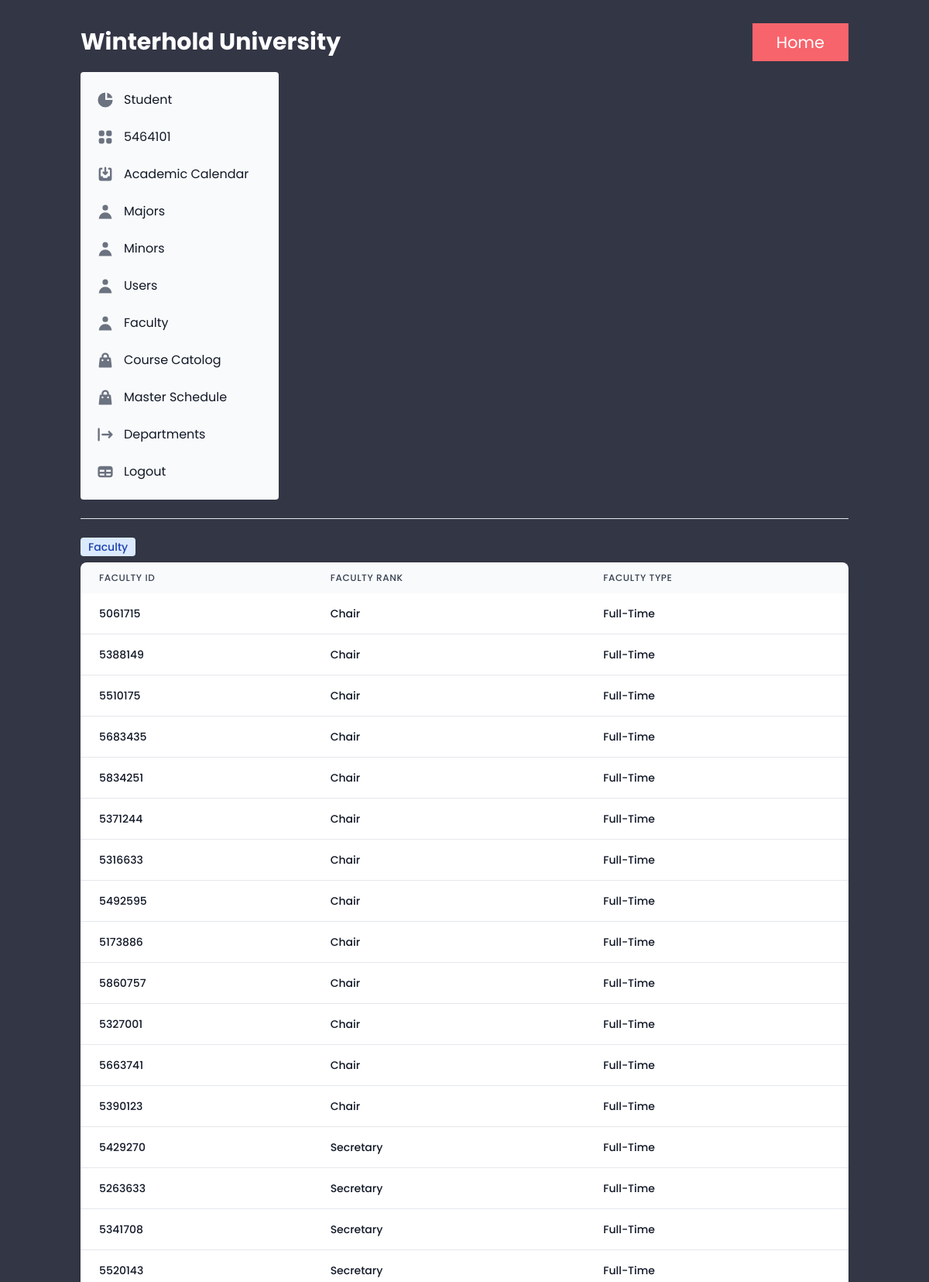
/PHP/faculty-members.php (signed in, upper part), run on the app's committed database.
### tables this page shows
CREATE TABLE `faculty` (
  `faculty_id` int NOT NULL,
  `f_rank` varchar(20) NOT NULL,
  `faculty_type` varchar(20) NOT NULL
);

### PHP/faculty-members.php (the view, shortened to what this page needs)
<?php
include("db.php");
$query_factultys = 'SELECT  * FROM faculty';
$facultys_statement = $db->prepare($query_factultys);
$facultys_statement->execute();
$facultys = $facultys_statement->fetchAll();
?>
<!DOCTYPE html>
<html lang="en">
<head>
    <script src="https://cdn.tailwindcss.com"></script>
    <link rel="stylesheet" href="../css/home.css" />
</head>
<body>
    <div class="container">
        <header class="header">
            <nav class="navbar">
                <a href="../home.html" class="nav-logo">Winterhold University</a>
                <ul class="nav-menu">
                    <li class="nav-item">
                        <a href="../home.html" class="nav-link register">Home</a>
                    </li>
                </ul>
            </nav>
        </header>
        <aside class="w-64" aria-label="Sidebar">
            <div class="overflow-y-auto py-4 px-3 bg-gray-50 rounded dark:bg-gray-800">
                <ul class="space-y-2">
                    <li>
                        <a href="#" class="flex items-center p-2 text-base font-normal text-gray-900 rounded-lg dark:text-white hover:bg-gray-100 dark:hover:bg-gray-700">
                            <span class="ml-3"><?php echo '<h1>'.$_SESSION['sess_user_type'].'</h1>';?></span>
                        </a>
                    </li>
                    <li>
                        <a href="#" class="flex items-center p-2 text-base font-normal text-gray-900 rounded-lg dark:text-white hover:bg-gray-100 dark:hover:bg-gray-700">
                            <span class="flex-1 ml-3 whitespace-nowrap"><?php echo '<h1>'.$_SESSION['sess_first_name']. " " .$_SESSION['sess_last_name']. '</h1>';?></span>
                        </a>
                    </li>
                    <li>
                        <a href="admin.php" class="flex items-center p-2 text-base font-normal text-gray-900 rounded-lg dark:text-white hover:bg-gray-100 dark:hover:bg-gray-700">
                            <span class="flex-1 ml-3 whitespace-nowrap">Academic Calendar</span>
                        </a>
                    </li>
                    <li>
                        <a href="majors.php" class="flex items-center p-2 text-base font-normal text-gray-900 rounded-lg dark:text-white hover:bg-gray-100 dark:hover:bg-gray-700">
                            <span class="flex-1 ml-3 whitespace-nowrap">Majors</span>
                        </a>
                    </li>
                    <li>
                        <a href="minors.php" class="flex items-center p-2 text-base font-normal text-gray-900 rounded-lg dark:text-white hover:bg-gray-100 dark:hover:bg-gray-700">
                            <span class="flex-1 ml-3 whitespace-nowrap">Minors</span>
                        </a>
                    </li>
                    <li>
                        <a href="users.php" class="flex items-center p-2 text-base font-normal text-gray-900 rounded-lg dark:text-white hover:bg-gray-100 dark:hover:bg-gray-700">
                            <span class="flex-1 ml-3 whitespace-nowrap">Users</span>
                        </a>
                    </li>
                    <li>
                        <a href="faculty-members.php" class="flex items-center p-2 text-base font-normal text-gray-900 rounded-lg dark:text-white hover:bg-gray-100 dark:hover:bg-gray-700">
                            <span class="flex-1 ml-3 whitespace-nowrap">Faculty</span>
                        </a>
                    </li>
                    <li>
                        <a href="course.php" class="flex items-center p-2 text-base font-normal text-gray-900 rounded-lg dark:text-white hover:bg-gray-100 dark:hover:bg-gray-700">
                            <span class="flex-1 ml-3 whitespace-nowrap">Course Catolog</span>
                        </a>
                    </li>
                    <li>
                        <a href="#" class="flex items-center p-2 text-base font-normal text-gray-900 rounded-lg dark:text-white hover:bg-gray-100 dark:hover:bg-gray-700">
                            <span class="flex-1 ml-3 whitespace-nowrap">Master Schedule</span>
                        </a>
                    </li>
                    <li>
                        <a href="departments.php" class="flex items-center p-2 text-base font-normal text-gray-900 rounded-lg dark:text-white hover:bg-gray-100 dark:hover:bg-gray-700">
                            <span class="flex-1 ml-3 whitespace-nowrap">Departments</span>
                        </a>
                    </li>
                    <li>
                        <a href="logout.php" class="flex items-center p-2 text-base font-normal text-gray-900 rounded-lg dark:text-white hover:bg-gray-100 dark:hover:bg-gray-700">
                            <span class="flex-1 ml-3 whitespace-nowrap">Logout</span>
                        </a>
                    </li>
                </ul>
            </div>
        </aside>
        <br>
        <hr>
        <br>
        <span class="bg-blue-100 text-blue-800 text-sm font-medium mr-2 px-2.5 py-0.5 rounded dark:bg-blue-200 dark:text-blue-800">Faculty</span>
        <div class="flex flex-col">
            <div class="overflow-x-auto sm:-mx-6 lg:-mx-8">
                <div class="inline-block py-2 min-w-full sm:px-6 lg:px-8">
                    <div class="overflow-hidden shadow-md sm:rounded-lg">
                        <table class="min-w-full">
                            <thead class="bg-gray-50 dark:bg-gray-700">
                                <tr>
                                    <th scope="col" class="py-3 px-6 text-xs font-medium tracking-wider text-left text-gray-700 uppercase dark:text-gray-400"> Faculty ID </th>
                                    <th scope="col" class="py-3 px-6 text-xs font-medium tracking-wider text-left text-gray-700 uppercase dark:text-gray-400"> Faculty Rank </th>
                                    <th scope="col" class="py-3 px-6 text-xs font-medium tracking-wider text-left text-gray-700 uppercase dark:text-gray-400"> Faculty Type </th>
                                </tr>
                            </thead>
                            <tbody>
                                 <?php foreach ($facultys as $faculty) : ?>
                                <tr class="bg-white border-b dark:bg-gray-800 dark:border-gray-700">
                                    <td class="py-4 px-6 text-sm font-medium text-gray-900 whitespace-nowrap dark:text-white"><?php echo $faculty['faculty_id']; ?> </td>
                                    <td class="py-4 px-6 text-sm font-medium text-gray-900 whitespace-nowrap dark:text-white"><?php echo $faculty['f_rank']; ?> </td>
                                    <td class="py-4 px-6 text-sm font-medium text-gray-900 whitespace-nowrap dark:text-white"><?php echo $faculty['faculty_type']; ?> </td>
                                </tr><?php endforeach; ?>
                            </tbody>
                        </table>
                    </div>
                </div>
            </div>
        </div>
    </div>
</body>
</html>

### css/home.css (style rules this page uses)
:root { --clr-background: #333645; --clr-white: #ffffff; --clr-red-accent: #f8646c; --clr-background-accent-light: #424556; --clr-card-design: #72778f; --clr-main-p-font: #cdced1; --transition: all 0.3s ease-in-out; --border-radius: 8px; }
* { margin: 0; padding: 0; box-sizing: border-box; }
html, body { max-width: 100%; overflow-x: hidden; }
body { background-color: var(--clr-background); font-family: "Poppins", sans-serif; color: var(--clr-white); }
.container { max-width: 1400px; margin: 0 auto; padding: 1em; }
li { list-style: none; }
a { text-decoration: none; }
.navbar { display: flex; justify-content: space-between; align-items: center; padding: 1rem 0; }
.nav-menu { display: flex; justify-content: space-between; align-items: center; }
.nav-item { margin-left: 4rem; }
.nav-link { font-size: clamp(1rem, 2.5vw, 1.3rem); font-weight: 400; color: var(--clr-white); }
.register { background-color: var(--clr-red-accent); padding: 0.5em 1.5em; }
.nav-logo { color: var(--clr-white); font-weight: 700; font-size: clamp(1.5rem, 2.5vw, 2.25rem); }

### data on the page
faculty: faculty_id "5061715", f_rank "Chair", faculty_type "Full-Time"
faculty: faculty_id "5388149", f_rank "Chair", faculty_type "Full-Time"
faculty: faculty_id "5510175", f_rank "Chair", faculty_type "Full-Time"
faculty: faculty_id "5683435", f_rank "Chair", faculty_type "Full-Time"
faculty: faculty_id "5834251", f_rank "Chair", faculty_type "Full-Time"
faculty: faculty_id "5371244", f_rank "Chair", faculty_type "Full-Time"
faculty: faculty_id "5316633", f_rank "Chair", faculty_type "Full-Time"
faculty: faculty_id "5492595", f_rank "Chair", faculty_type "Full-Time"
faculty: faculty_id "5173886", f_rank "Chair", faculty_type "Full-Time"
faculty: faculty_id "5860757", f_rank "Chair", faculty_type "Full-Time"
faculty: faculty_id "5327001", f_rank "Chair", faculty_type "Full-Time"
faculty: faculty_id "5663741", f_rank "Chair", faculty_type "Full-Time"
faculty: faculty_id "5390123", f_rank "Chair", faculty_type "Full-Time"
faculty: faculty_id "5429270", f_rank "Secretary", faculty_type "Full-Time"
faculty: faculty_id "5263633", f_rank "Secretary", faculty_type "Full-Time"
faculty: faculty_id "5341708", f_rank "Secretary", faculty_type "Full-Time"
faculty: faculty_id "5520143", f_rank "Secretary", faculty_type "Full-Time"

### other printed values
$_SESSION['sess_user_type'] "Student"
$_SESSION['sess_first_name'] "5464101"
